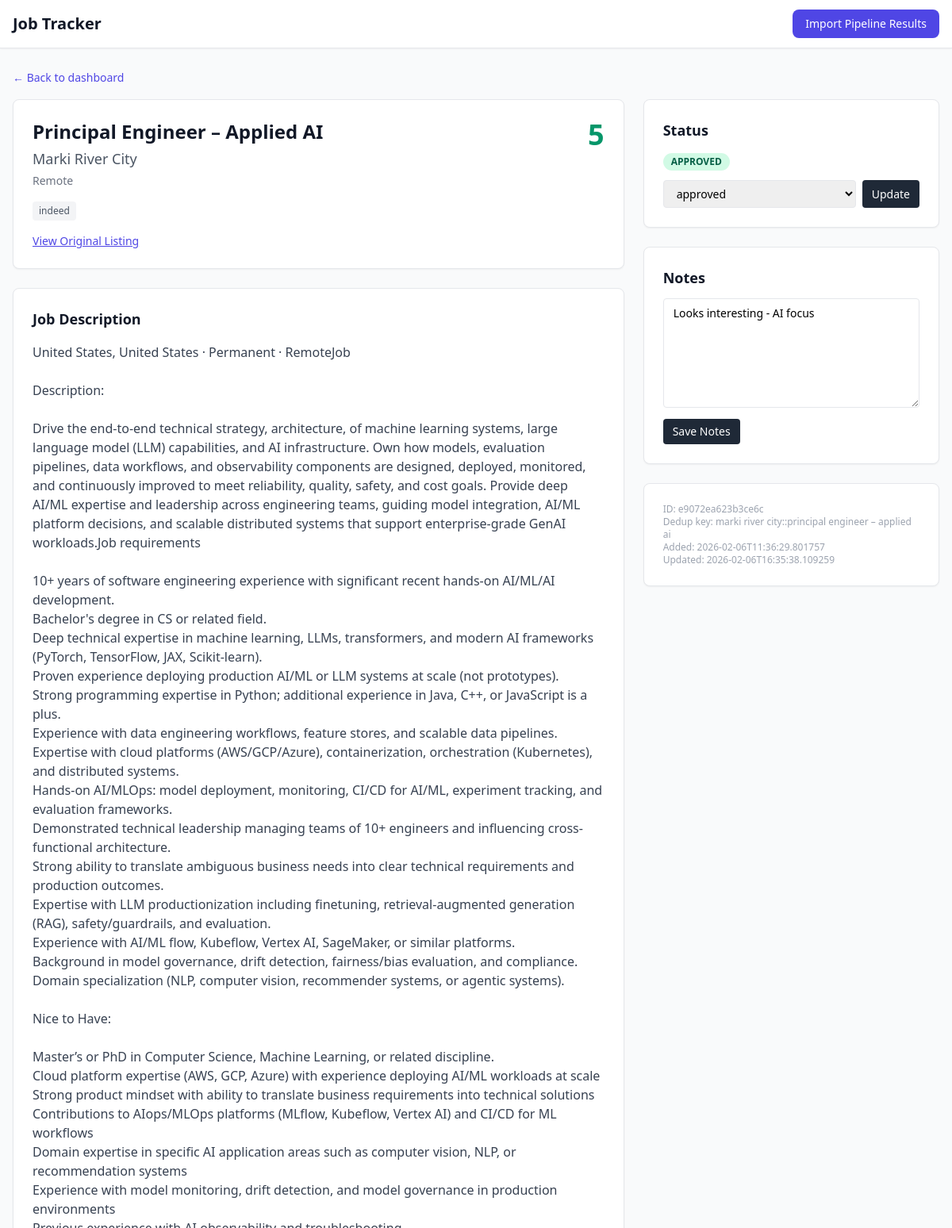
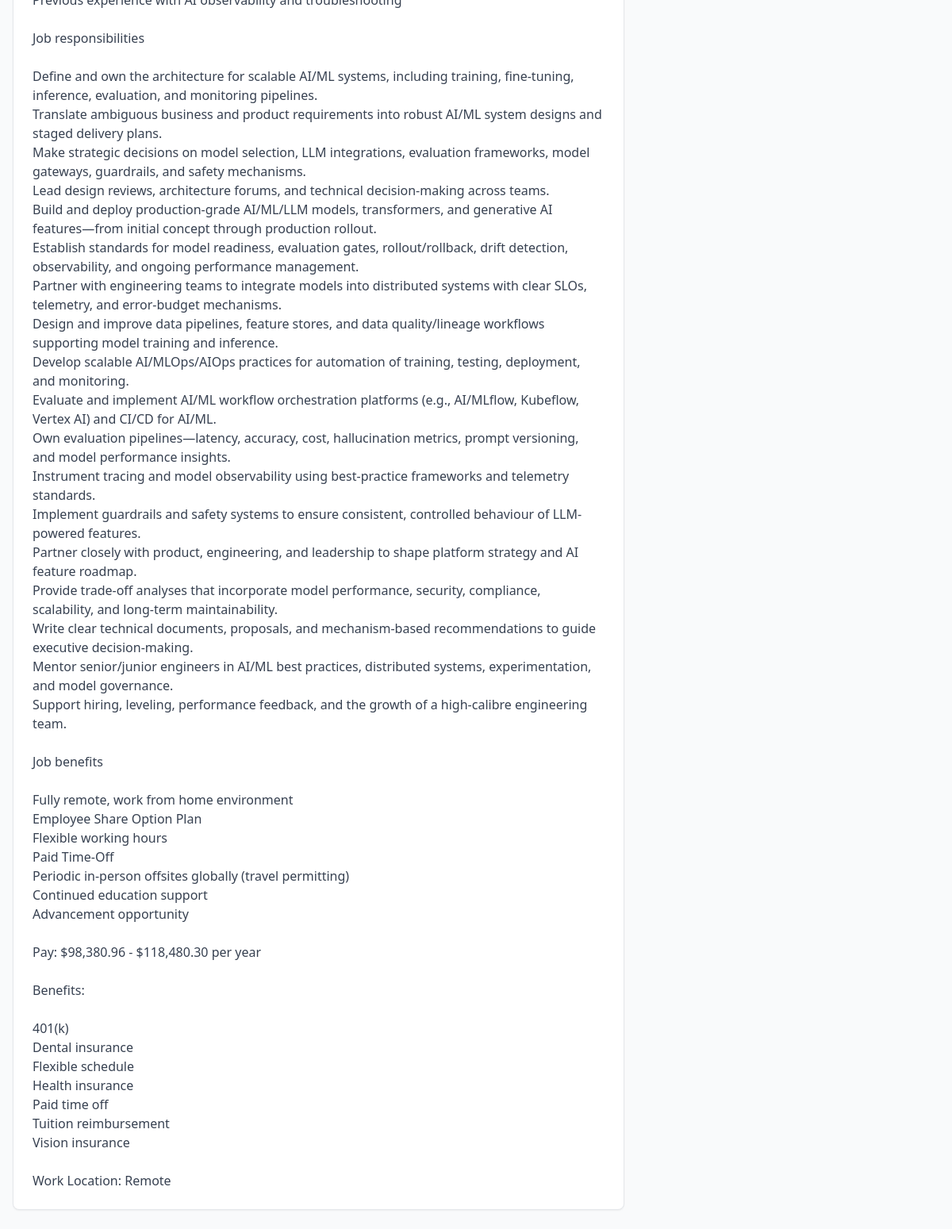
The app's page /jobs/marki river city::principal engineer – applied ai with its own data (2 pictures, top to bottom).
### tables this page shows
CREATE TABLE jobs (
    id TEXT NOT NULL,
    platform TEXT NOT NULL,
    title TEXT NOT NULL,
    company TEXT NOT NULL,
    location TEXT DEFAULT '',
    url TEXT NOT NULL,
    salary TEXT,
    salary_min INTEGER,
    salary_max INTEGER,
    apply_url TEXT,
    description TEXT DEFAULT '',
    posted_date TEXT,
    tags TEXT DEFAULT '[]',
    easy_apply BOOLEAN DEFAULT 0,
    score INTEGER,
    status TEXT DEFAULT 'discovered',
    applied_date TEXT,
    notes TEXT,
    created_at TEXT DEFAULT CURRENT_TIMESTAMP,
    updated_at TEXT DEFAULT CURRENT_TIMESTAMP,
    dedup_key TEXT UNIQUE,
    PRIMARY KEY (dedup_key)
);

### webapp/app.py (the view)
@app.get("/jobs/{dedup_key:path}", response_class=HTMLResponse)
async def job_detail(request: Request, dedup_key: str):
    job = db.get_job(dedup_key)
    if not job:
        return HTMLResponse("<h1>Job not found</h1>", status_code=404)
    return templates.TemplateResponse(
        "job_detail.html",
        {
            "request": request,
            "job": job,
            "statuses": STATUSES,
        },
    )

### webapp/templates/job_detail.html (shortened to what this page needs)
{% extends "base.html" %}
{% block content %}
<div class="mb-4">
    <a href="/" class="text-sm text-indigo-600 hover:text-indigo-800">&larr; Back to dashboard</a>
</div>
<div class="grid grid-cols-1 lg:grid-cols-3 gap-6">
    <div class="lg:col-span-2 space-y-6">
        <div class="bg-white rounded-lg shadow-sm border p-6">
            <div class="flex items-start justify-between gap-4">
                <div>
                    <h1 class="text-2xl font-bold text-gray-900">{{ job.title }}</h1>
                    <p class="text-lg text-gray-600 mt-1">{{ job.company }}</p>
                    {% if job.location %}
                    <p class="text-sm text-gray-500 mt-1">{{ job.location }}</p>
                    {% endif %}
                </div>
                {% if job.score %}
                <div class="text-4xl score-{{ job.score }}">{{ job.score }}</div>
                {% endif %}
            </div>
            <div class="flex flex-wrap items-center gap-3 mt-4">
                <span class="text-xs px-2 py-1 rounded bg-gray-100 text-gray-600">{{ job.platform }}</span>
            </div>
            <div class="flex gap-3 mt-4">
                {% if job.url %}
                <a href="{{ job.url }}" target="_blank" rel="noopener"
                   class="text-sm text-indigo-600 hover:text-indigo-800 underline">View Original Listing</a>
                {% endif %}
            </div>
        </div>
        <div class="bg-white rounded-lg shadow-sm border p-6">
            <h2 class="text-lg font-semibold text-gray-900 mb-4">Job Description</h2>
            {% if job.description %}
            <div class="prose prose-sm max-w-none text-gray-700 whitespace-pre-line">{{ job.description }}</div>
            {% else %}
            <p class="text-gray-400">No description available.</p>
            {% endif %}
        </div>
        {% set tag_list = job.tags | parse_json %}
    </div>
    <div class="space-y-6">
        <div class="bg-white rounded-lg shadow-sm border p-6">
            <h2 class="text-lg font-semibold text-gray-900 mb-3">Status</h2>
            <div id="status-display" class="mb-3">
                <span class="status-badge status-{{ job.status }}">{{ job.status }}</span>
            </div>
            <form hx-post="/jobs/{{ job.dedup_key | urlencode }}/status"
                  hx-target="#status-display"
                  hx-swap="innerHTML"
                  class="flex gap-2">
                <select name="status" class="border rounded px-3 py-1.5 text-sm flex-1">
                    {% for s in statuses %}
                    <option value="{{ s }}" {% if job.status == s %}selected{% endif %}>{{ s }}</option>
                    {% endfor %}
                </select>
                <button type="submit"
                        class="bg-gray-800 text-white px-3 py-1.5 rounded text-sm hover:bg-gray-900">
                    Update
                </button>
            </form>
        </div>
        <div class="bg-white rounded-lg shadow-sm border p-6">
            <h2 class="text-lg font-semibold text-gray-900 mb-3">Notes</h2>
            <form hx-post="/jobs/{{ job.dedup_key | urlencode }}/notes"
                  hx-target="#notes-status"
                  hx-swap="innerHTML">
                <textarea name="notes" rows="6"
                          class="w-full border rounded px-3 py-2 text-sm resize-y"
                          placeholder="Add your notes here...">{{ job.notes or '' }}</textarea>
                <div class="flex items-center justify-between mt-2">
                    <button type="submit"
                            class="bg-gray-800 text-white px-3 py-1.5 rounded text-sm hover:bg-gray-900">
                        Save Notes
                    </button>
                </div>
            </form>
        </div>
        <div class="bg-white rounded-lg shadow-sm border p-6 text-xs text-gray-400">
            <p>ID: {{ job.id }}</p>
            <p>Dedup key: {{ job.dedup_key }}</p>
            <p>Added: {{ job.created_at }}</p>
            <p>Updated: {{ job.updated_at }}</p>
        </div>
    </div>
</div>
{% endblock %}

### webapp/templates/base.html (shortened to what this page needs)
<!DOCTYPE html>
<html lang="en">
<head>
    <script src="https://cdn.tailwindcss.com"></script>
</head>
<body class="bg-gray-50 min-h-screen">
    <nav class="bg-white shadow-sm border-b">
        <div class="max-w-7xl mx-auto px-4 py-3 flex items-center justify-between">
            <a href="/" class="text-xl font-bold text-gray-900">Job Tracker</a>
            <div class="flex items-center gap-4">
                <form method="post" action="/import">
                    <button type="submit"
                            class="bg-indigo-600 text-white px-4 py-2 rounded-lg text-sm font-medium hover:bg-indigo-700">
                        Import Pipeline Results
                    </button>
                </form>
            </div>
        </div>
    </nav>
    <main class="max-w-7xl mx-auto px-4 py-6">
        {% block content %}{% endblock %}
    </main>
</body>
</html>

### webapp/templates/base.html (style rules this page uses)
.status-badge { display: inline-block; padding: 2px 10px; border-radius: 9999px; font-size: 0.75rem; font-weight: 600; text-transform: uppercase; }
.status-approved { background: #d1fae5; color: #065f46; }
.score-5 { color: #059669; font-weight: 700; }

### records on screen
jobs: title "Principal Engineer – Applied AI", company "Marki River City", location "Remote", score "5", platform "indeed", description "United States, United States · Permanent · RemoteJob Description: Drive the end-to-end technical strategy, architecture, of machine learning systems, large language model (LLM) capabilities, and AI infrastructure. Own how models, evaluation pipelines, data workflows, and observability components are designed, deployed, monitored, and continuously improved to meet reliability, quality, safety, and cost goals. Provide deep AI/ML expertise and leadership across engineering teams, guiding model integration, AI/ML platform decisions, and scalable distributed systems that support enterprise-grade GenAI workloads.Job requirements 10+ years of software engineering experience with significant recent…", status "APPROVED", status "approved", notes "Looks interesting - AI focus", id "e9072ea623b3ce6c", dedup_key "marki river city::principal engineer – applied ai", created_at "2026-02-06T11:36:29.801757", updated_at "2026-02-06T16:35:38.109259"
